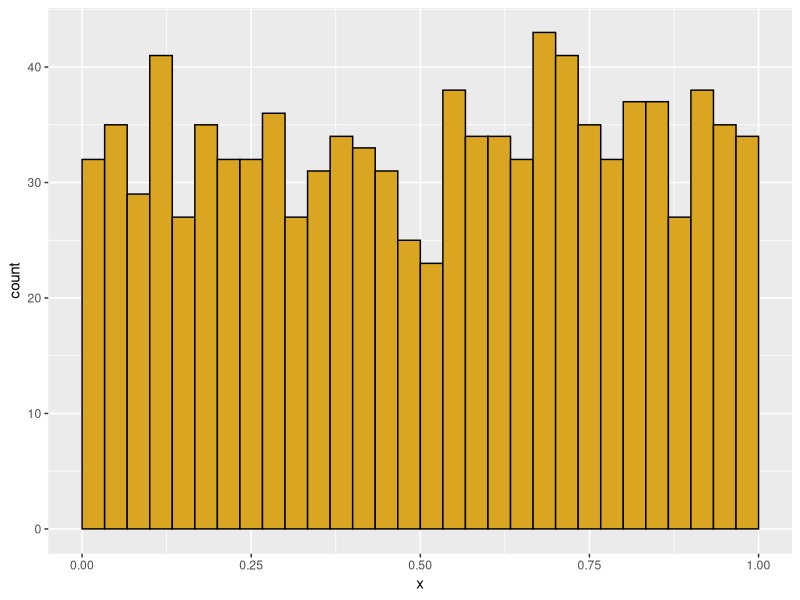
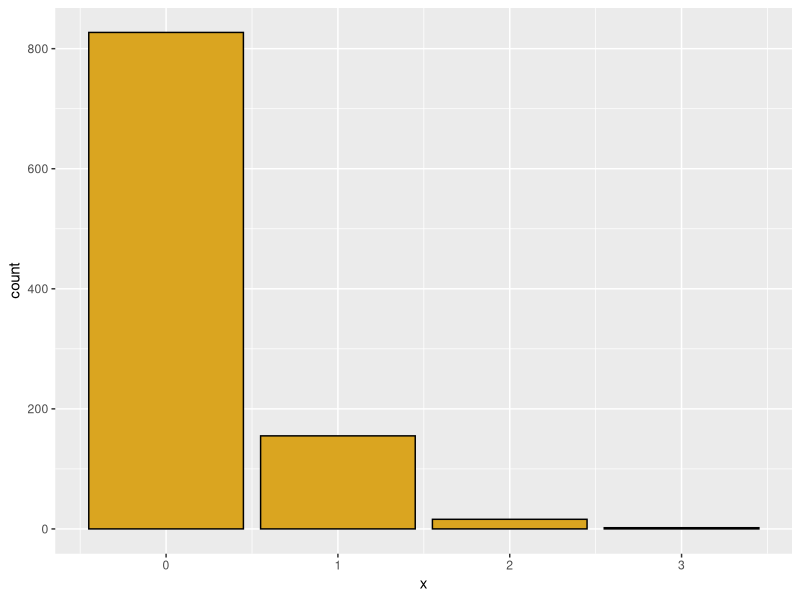
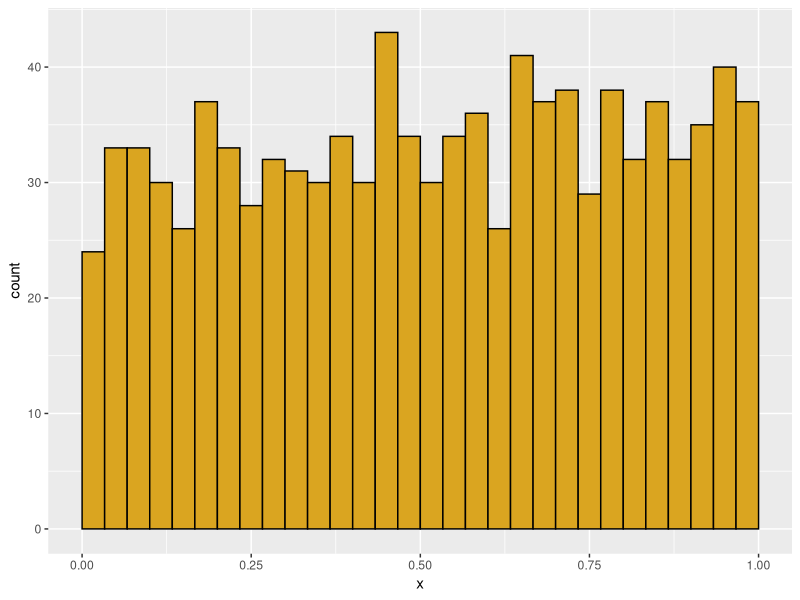
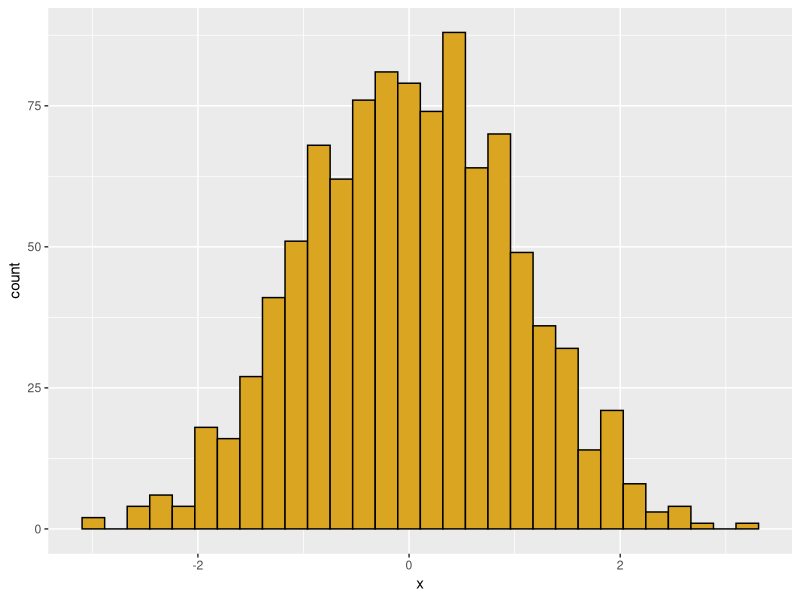
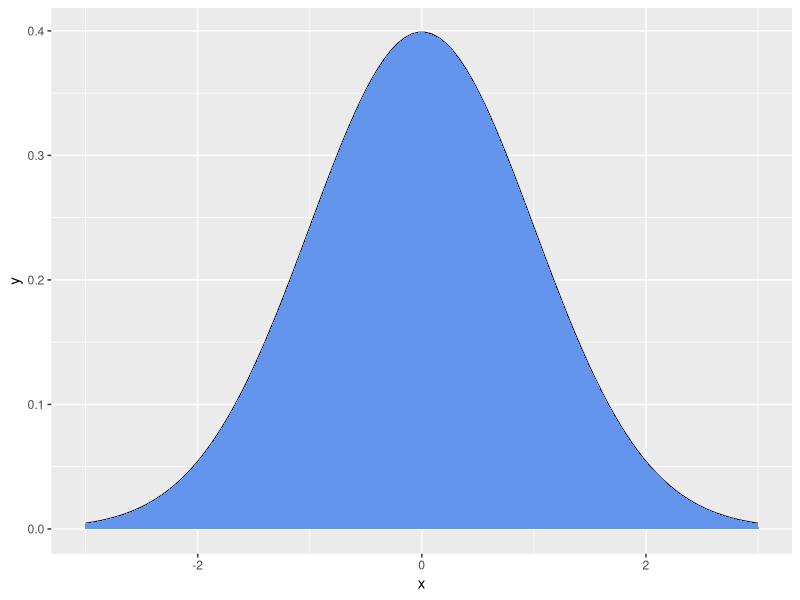
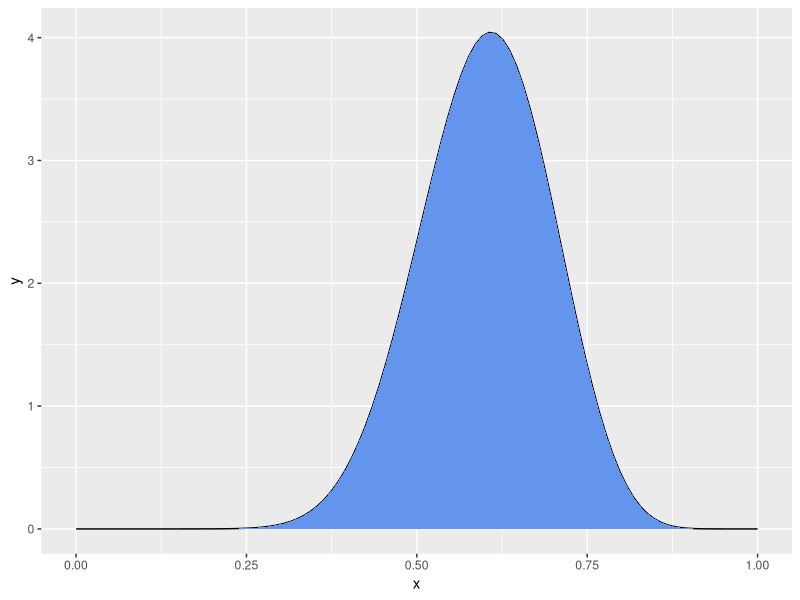
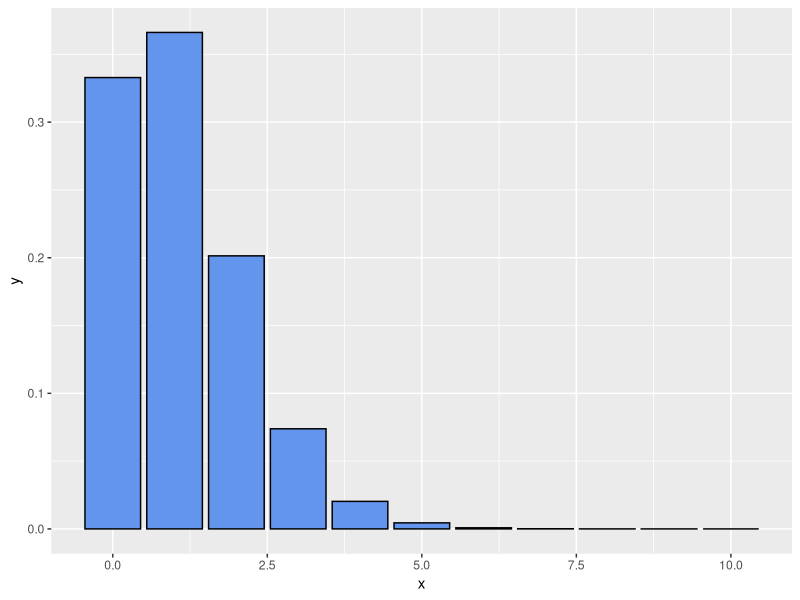
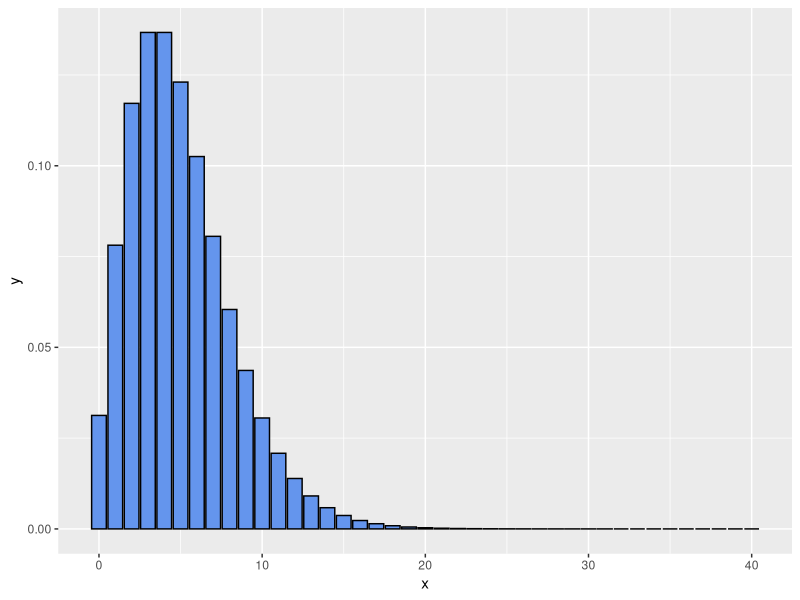

Here is the R script that generated these plots, in order: (Note: this script raises an error after producing the figures.)
############################
# Function: my_histo
# Purpose: creates a ggplot histogram
# Requires: ggplot
# Input: x = a numeric vector
#        data_type= "cont" or "disc"
# Output: a ggplot histogram
############################
library(ggplot2)
my_histo <- function(x=NULL,data_type="cont") {
  if(is.null(x)) x=runif(1000)
  df <- data.frame(x=x) 
  
  # if data are continuous bounded (0,1), adjust bins for histogram  
  if (data_type=="cont" & min(df$x) > 0 & max(df$x) < 1) {
    p1 <- ggplot(data=df) +
      aes(x=x) +
      geom_histogram(boundary=0,
                     binwidth=1/30,
                     color="black",
                     fill="goldenrod") +
      scale_x_continuous(limits=c(0,1))}  
  
  
  # if data are continuous, but not bounded (0,1), use
  # ggplot default bins
  if (data_type=="cont" & (min(df$x) < 0 | max(df$x) > 1)) {
    p1 <- ggplot(data=df) +
      aes(x=x) +
      geom_histogram(color="black",
                     fill="goldenrod")}
  
  
  
  
  # if data are discrete integers, 
  #  use geom_bar to create a histogram
  if (data_type=="disc") {
    p1 <- ggplot(data=df) + 
      aes(x=x) +
      geom_bar(color="black",fill="goldenrod") }
  
  print(p1)
} 
my_histo()
my_histo(data_type="disc",x=rpois(1000,lambda=0.2))
my_histo(data_type="cont",x=runif(1000))
my_histo(data_type="cont",x=rnorm(n=1000,mean=0,sd=1))




############################
# Function: my_pdf
# Purpose: creates a ggplot probability density function
# Requires: ggplot
# Input: x = a numeric vector of x values
#        y = pdf values calculated for each value of x
#        data_type= "cont" or "disc"
# Output: a ggplot pdf
############################
my_pdf <- function(x=NULL,y=NULL,data_type="cont") {
  if(is.null(x) | is.null(y)) {
    x=seq(from=-3,to=3,length.out=100)
    y=dnorm(x) }
  
  df <- data.frame(x=x,y=y) 
  
  # for continuous distributions, 
  # plot the line for the pdf
  if(data_type=="cont") {
    p1 <- ggplot(data=df) +
      aes(x=x,y=y) +
      geom_line() +
      geom_area(fill = "cornflower blue") } 
  
  # for discrete distributions,
  # plot a bar for the probability at each value
  if (data_type=="disc") {
    p1 <- ggplot(data=df) + 
      aes(x=x,y=y) +
      geom_col(color="black",fill="cornflower blue") }
  print(p1)
}
my_pdf()
my_x=seq(from=0,to=1,length.out=100)
my_pdf(x=my_x,y=dbeta(x=my_x,shape1=15,shape2=10))
my_pdf(x=0:10,y=dpois(x=0:10,lambda=1.1),data_type="disc")

#-------------------------------------------------
# negative binomial: number of failures (values of MyVec)
# in a series of (Bernouli) with p=probability of success 
# before a target number of successes (= size)
# generates a discrete distribution that is more 
# heterogeneous ("overdispersed") than Poisson
hits <- 0:40
my_vec <- dnbinom(x=hits, size=5, prob=0.5)
my_pdf(x=hits,y=my_vec,data_type="disc")

# geometric series is a special case where N= 1 success
# each bar is a constant fraction 1 - "prob" of the bar before it
my_vec <- dnbinom(x=hits, size=1, prob=0.1)
my_pdf(x=hits,y=my_vec,data_type="disc")


# alternatively specify mean = mu of distribution and size, 
# the dispersion parameter (small is more dispersed)
# this gives us a poisson with a lambda value that varies
# the dispersion parameter is the shape parameter in the gamma
# as it increases, the distribution has a smaller variance
# just simulate it directly

nbi_ran <- rnbinom(n=1000,size=10,mu=5)
my_histo(x=nbi_ran,data_type="disc")


nbi_ran <- rnbinom(n=1000,size=0.1,mu=5)
my_histo(x=nbi_ran,data_type="disc")

#-------------------------------------------------
# uniform
# params specify minimum and maximum

#runif for random data
my_histo(x=runif(n=100),data_type="cont")
my_histo(x=runif(n=1000),data_type="cont")

#-------------------------------------------------

# normal 
my_norm <- rnorm(n=100,mean=100,sd=2)
my_histo(x=my_norm,data_type="cont")


# problems with normal when mean is small but zero is not allowed.
my_norm <- rnorm(n=100,mean=2,sd=2)
my_histo(x=my_norm,data_type="cont")

summary(my_norm)
toss_zeroes <- my_norm[my_norm>0]
my_histo(x=toss_zeroes,data_type="cont")

summary(toss_zeroes)


#-------------------------------------------------
# gamma distribution, continuous positive values, but bounded at 0

my_gamma <- rgamma(n=100,shape=1,scale=10)
my_histo(x=my_gamma,data_type="cont")

# gamma with shape= 1 is an exponential with scale = mean

# shape <=1 gives a mode near zero; very small shape rounds to zero
my_gamma <- rgamma(n=100,shape=0.1,scale=1)
my_histo(x=my_gamma,data_type="cont")

# large shape parameters moves towards a normal
my_gamma <- rgamma(n=100,shape=20,scale=1)
my_histo(x=my_gamma,data_type="cont")

# scale parameter changes mean- and the variance!
my_histo(x=rgamma(n=100,shape=2,scale=100),data_type="cont")
my_histo(x=rgamma(n=100,shape=2,scale=10),data_type="cont")
my_histo(x=rgamma(n=100,shape=2,scale=1),data_type="cont")
my_histo(x=rgamma(n=100,shape=2,scale=0.1),data_type="cont")



# unlike the normal, the two parameters affect both mean and variance

# mean = shape*scale
# variance= shape*scale^2


#-------------------------------------------------

# beta distribution 
# bounded at 0 and 1
# analagous to a binomial, but result is a continuous distribution of probabilities
# parameter shape1 = number of successes + 1
# parameter shape2 = number of failures + 1
# interpret these in terms of a coin you are tossing

# shape1 = 1, shape2 = 1 = "no data"
my_beta <- rbeta(n=1000,shape1=1,shape2=1)
my_histo(x=my_beta,data_type="cont")

# shape1 = 2, shape1 = 1 = "1 coin toss, comes up heads!"
my_beta <- rbeta(n=1000,shape1=2,shape2=1)
my_histo(x=my_beta,data_type="cont")
# two tosses, 1 head and 1 tail
my_beta <- rbeta(n=1000,shape1=2,shape2=2)
my_histo(x=my_beta,data_type="cont")
# two tosses, both heads
my_beta <- rbeta(n=1000,shape1=2,shape2=1)
my_histo(x=my_beta,data_type="cont")
# let's get more data
my_beta <- rbeta(n=1000,shape1=20,shape2=20)
my_histo(x=my_beta,data_type="cont")
my_beta <- rbeta(n=1000,shape1=500,shape2=500)
my_histo(x=my_beta,data_type="cont")

# if the coin is biased
my_beta <- rbeta(n=1000,shape1=1000,shape2=500)
my_histo(x=my_beta,data_type="cont")
my_beta <- rbeta(n=1000,shape1=10,shape2=5)
my_histo(x=my_beta,data_type="cont")


# shape parameters less than 1.0 give us a u-shaped distribution
my_beta <- rbeta(n=1000,shape1=0.1,shape2=0.1)
my_histo(x=my_beta,data_type="cont")

my_beta <- rbeta(n=1000,shape1=0.5,shape2=0.2)
my_histo(x=my_beta,data_type="cont")



library(MASS)
data <- c(100,100,104,99)
z <- fitdistr(data,"normal")
print(z)

frog_data <- c(30.15,26.3,27.5,22.9,27.8,26.2)

# get and print model parameters assuming a normal distribution
z<- fitdistr(frog_data,"normal")
print(z)

# plot the density function for the normal and annotate the plot with the original data
x <- 1:100
g_density <- dnorm(x=x,mean=z$estimate["mean"],sd=z$estimate["sd"])
qplot(x,g_density,geom="line") + annotate(geom="point",x=frog_data,y=0.001)   

# now do the same for a gamma distribution, which has a shape and rate parameter as outputs from fitdistr
z<- fitdistr(frog_data,"gamma")
print(z)

# plot the density function for the gamma and annotate the plot with the original data
x <- 1:100
g_density <- dgamma(x=x,shape=z$estimate["shape"],rate=z$estimate["rate"])
qplot(x,g_density,geom="line") + annotate(geom="point",x=frog_data,y=0.001,color="red") 

#----------------------------------------
frog_data <- c(30.15,26.3,27.5,22.9,27.8,26.2)
outlier <- 0.050
frog_data <- c(frog_data,outlier)

# get and print model parameters assuming a normal distribution
z<- fitdistr(frog_data,"normal")
print(z)

# plot the density function for the normal and annotate the plot with the original data
x <- 1:100
g_density <- dnorm(x=x,mean=z$estimate["mean"],sd=z$estimate["sd"])
qplot(x,g_density,geom="line") + annotate(geom="point",x=frog_data,y=0.001)   

# now do the same for a gamma distribution, which has a shape and rate parameter as outputs from fitdistr
z<- fitdistr(frog_data,"gamma")
print(z)

# plot the density function for the gamma and annotate the plot with the original data
x <- 1:100
g_density <- dgamma(x=x,shape=z$estimate["shape"],rate=z$estimate["rate"])
qplot(x,g_density,geom="line") + annotate(geom="point",x=frog_data,y=0.001,color="red")   

